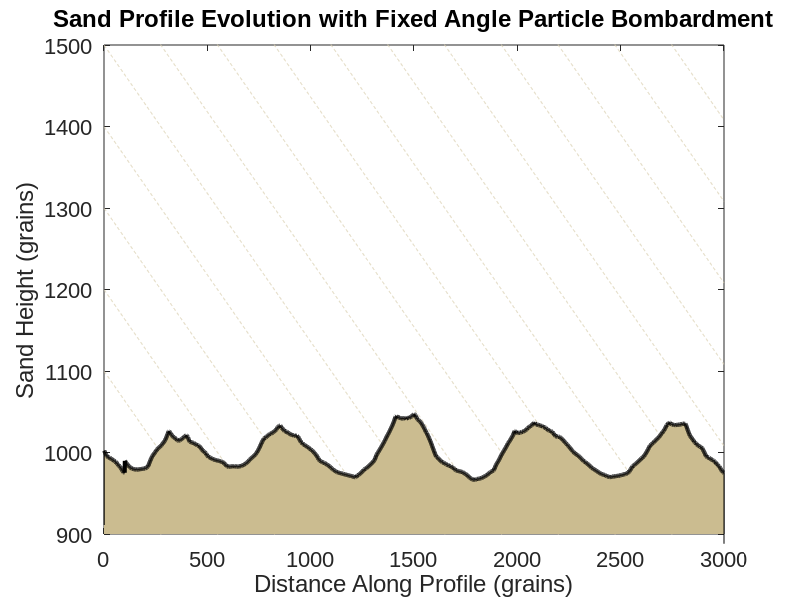

Recreate this plot in MATLAB.
%Ripple Formation Model
%written by Emily Fairfax
%March 30th, 2016

%% Initialize

clear all

%Space Array
xmin = 1; %minimum position in x, particle lengths
xmax = 3000; %maxiumum position in x, particle lengths
dx = 1; %spacing in x, 1 particle length
x = xmin:dx:xmax; %x array

%Topography
sand_amp = 2; %amplitude of the wave in the intial sand topography
sand_period = 5000; %period of oscillation in sand topography
sand_elevation = 1000+sand_amp*sin(2*pi*x/sand_period); %equation for the initial sand topography

%Particle Rain
total_shots = 1500; %total shots to fire
scattering_distance = 100; %distance moved by particles ejected during granular splash
net_particles_sprayed = 3; %total change in particles at impact site (accounts for either particle stick or rebound of incoming shot)
N = total_shots+1; %for running loop
particles_per_shot = 200; %how many particles rain down each loop step


%For Plotting
nplots = 100; %number of plots to make
plotted_shots = total_shots/nplots; %when to plot
xx = [x, fliplr(x)]; %for filling plot
bottomline=-200000000.*ones(1,xmax); %Create a bottom line array for use in filling plots, needs to be same length as N


%% Run
for i = 2:N %loop thru total number of shots
    
    %endbc(i) = sand_elevation(xmax);
    for k = 1:particles_per_shot %loop thru all the particles fired in a single shot
     
    %Particle Rain
    firing_angle = 20; %angle the particles are shot, measured down from horizontal
    firing_height(k) = 1000+10*k; %various heights particles are shot from, evenly space
    firing_slope = -tand(firing_angle); %turn the angle into a slope
    firing_line = firing_height(k)+x*firing_slope; %these are the lines of approach for each particle in the shot
    
    %Hit the sand bed
    if firing_line(xmax)<sand_elevation(xmax) %if the particle will hit the bed before xmax
        intercept_point(k) = find(firing_line <= sand_elevation,1); %the intercept point is the first place the bed elevation and firing line cross
    else %if it wont hit the bed 
        intercept_point(k) = -1; %set arbitrary imaginary "impact point", this is in essence a "miss"
    end
    end
    
    for j = 1:particles_per_shot; %loop through all the particles in each shot again
        if intercept_point(j) ~=-1 %if they did not miss the sand bed
            if sand_elevation(intercept_point(j))>=0 %and if the sand elevation at the intercept point is greater than zero (no sand)
                sand_elevation(intercept_point(j)) = sand_elevation(intercept_point(j))-net_particles_sprayed; %then blast away the net particles sprayed
                if intercept_point(j)+scattering_distance<=xmax %and if the the place the spray to is less than or equal to the max x
                    sand_elevation(intercept_point(j)+scattering_distance) = sand_elevation(intercept_point(j)+scattering_distance)+net_particles_sprayed; %add them on to the place they land
                else %if they would land farther than the max x
                   sand_elevation(intercept_point(j)+scattering_distance-xmax) = sand_elevation(intercept_point(j)+scattering_distance-xmax)+net_particles_sprayed; %loop it around and have them spray to the appropriate looped position in the beginning of x
                end
            else
                sand_elevation(intercept_point(j)) = 1; %if the sand elevation at the interecept is zero, just stick the incoming particle on to it.
            end
        end
    end
    
    % Apply a Noise Filter to Smooth Ripple Shape (diffusion-ish, single sand grains dont actually stack on top each other 100 high)
    windowsize = 100; %bins 100 grains wide get averaged
    b = (1/windowsize)*ones(1,windowsize);
    a = 1;
    smoothsand = filter(b,a,sand_elevation); %smooth out the sand stacks into 100 grain bins
    
    smoothsand(1:100)=smoothsand((xmax-99):xmax); %wrap around BC, use filter window size
    
    %Representative Shots for Plotting, these are lines to demonstrate the
    %incoming particles
    shotplot1 = 1000+x*firing_slope;
    shotplot2 = 1100+x*firing_slope;
    shotplot3 = 1200+x*firing_slope;
    shotplot4 = 1300+x*firing_slope;
    shotplot5 = 1400+x*firing_slope;
    shotplot6 = 1500+x*firing_slope;
    shotplot7 = 1600+x*firing_slope;
    shotplot8 = 1700+x*firing_slope;
    shotplot9 = 1800+x*firing_slope;
    shotplot10 = 1900+x*firing_slope;
    shotplot11 = 2000+x*firing_slope;
    shotplot12 = 2100+x*firing_slope;
    shotplot13 = 2200+x*firing_slope;
    shotplot14 = 2300+x*firing_slope;
    shotplot15 = 2400+x*firing_slope;
    shotplot16 = 2500+x*firing_slope;
    shotplot17 = 2600+x*firing_slope;
    shotplot18 = 2700+x*firing_slope;
    shotplot19 = 2800+x*firing_slope;
    shotplot20 = 2900+x*firing_slope;
    shotplot21 = 3100+x*firing_slope;
    shotplot22 = 3200+x*firing_slope;
    shotplot23 = 3300+x*firing_slope;
    shotplot24 = 3400+x*firing_slope;
    shotplot25 = 3500+x*firing_slope;
    shotplot26 = 3600+x*firing_slope;
    shotplot27 = 3000+x*firing_slope;
    shotplot28 = 3700+x*firing_slope;
    shotplot29 = 3800+x*firing_slope;
    shotplot30 = 3900+x*firing_slope;
    shotplot31 = 4000+x*firing_slope;
    shotplot32 = 4100+x*firing_slope;
    
    
  
    %Plotting
    if rem(i,plotted_shots)==0 
    figure(1)
    clf
    
    %Incoming Sand Plots, this is the "particle rain"
    plot(x,shotplot1,'--','Color',[.859,.82,.702])
    hold all
    plot(x,shotplot2,'--','Color',[.859,.82,.702])
    plot(x,shotplot3,'--','Color',[.859,.82,.702])
    plot(x,shotplot4,'--','Color',[.859,.82,.702])
    plot(x,shotplot5,'--','Color',[.859,.82,.702])
    plot(x,shotplot6,'--','Color',[.859,.82,.702])
    plot(x,shotplot7,'--','Color',[.859,.82,.702])
    plot(x,shotplot8,'--','Color',[.859,.82,.702])
    plot(x,shotplot9,'--','Color',[.859,.82,.702])
    plot(x,shotplot10,'--','Color',[.859,.82,.702])
    plot(x,shotplot11,'--','Color',[.859,.82,.702])
    plot(x,shotplot12,'--','Color',[.859,.82,.702])
    plot(x,shotplot13,'--','Color',[.859,.82,.702])
    plot(x,shotplot14,'--','Color',[.859,.82,.702])
    plot(x,shotplot15,'--','Color',[.859,.82,.702])
    plot(x,shotplot16,'--','Color',[.859,.82,.702])
    plot(x,shotplot17,'--','Color',[.859,.82,.702])
    plot(x,shotplot18,'--','Color',[.859,.82,.702])
    plot(x,shotplot19,'--','Color',[.859,.82,.702])
    plot(x,shotplot20,'--','Color',[.859,.82,.702])
    plot(x,shotplot21,'--','Color',[.859,.82,.702])
    plot(x,shotplot22,'--','Color',[.859,.82,.702])
    plot(x,shotplot23,'--','Color',[.859,.82,.702])
    plot(x,shotplot24,'--','Color',[.859,.82,.702])
    plot(x,shotplot25,'--','Color',[.859,.82,.702])
    plot(x,shotplot26,'--','Color',[.859,.82,.702])
    plot(x,shotplot27,'--','Color',[.859,.82,.702])
    plot(x,shotplot28,'--','Color',[.859,.82,.702])
    plot(x,shotplot29,'--','Color',[.859,.82,.702])
    plot(x,shotplot30,'--','Color',[.859,.82,.702])
    plot(x,shotplot31,'--','Color',[.859,.82,.702])
    plot(x,shotplot32,'--','Color',[.859,.82,.702])
    
    %Fill Sand Elevation
    yy = [bottomline, fliplr(smoothsand)];
    fill(xx,yy,[.796, .737, .565]);
    
    %Sand Elevation Line
    plot(x,smoothsand,'k','Linewidth',3)
    %plot formatting
    title('Sand Profile Evolution with Fixed Angle Particle Bombardment');
    xlabel('Distance Along Profile (grains)');
    ylabel('Sand Height (grains)');
    set(gca,'fontsize',16,'fontname','arial')    
    axis([0 xmax 900 1500])
    
    pause(0.01)
    end
    
    
end
   